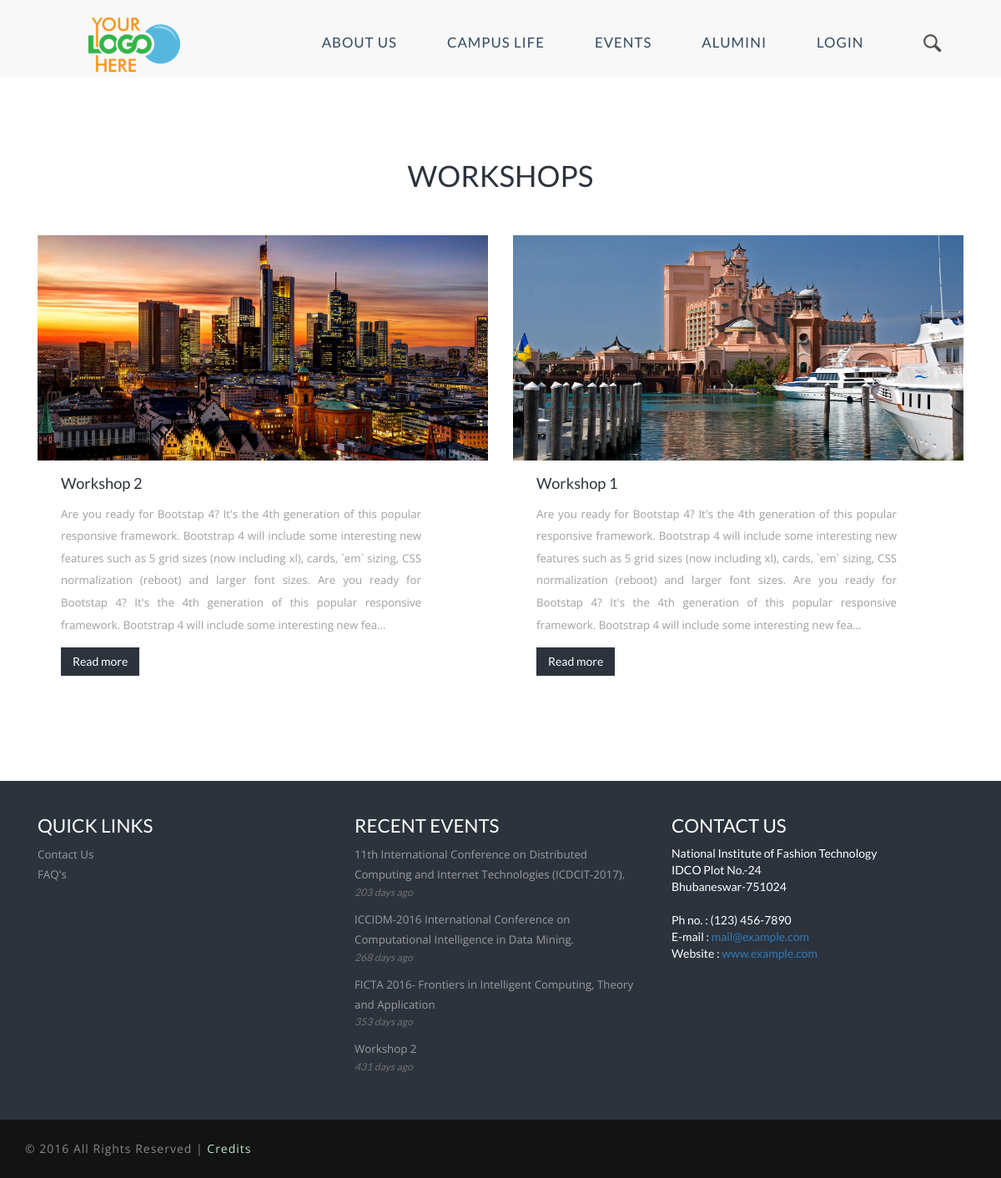
Screenshot of /workshop.php with the database file from the repository.
### tables this page shows
CREATE TABLE IF NOT EXISTS `event` (
  `id` int(5) NOT NULL AUTO_INCREMENT,
  `type` varchar(20) NOT NULL,
  `Title` varchar(1000) NOT NULL,
  `Link` varchar(500) NOT NULL,
  `Description` text NOT NULL,
  `Image` varchar(1000) NOT NULL,
  `Date` varchar(100) NOT NULL,
  `Fb_Link` varchar(500) NOT NULL,
  `Tw_Link` varchar(500) NOT NULL,
  `Visibility` tinyint(1) NOT NULL,
  PRIMARY KEY (`id`),
  UNIQUE KEY `id` (`id`)
);

### admin_panel/php/configure.php (called while the page is built, shortened)
<?php
include 'connect.php';
$Date = date('Y-m-d');
$rec_events = $con->prepare("SELECT * FROM event
                            WHERE datediff(now(), Date) > 0
                            AND Visibility = 1
                            ORDER BY id DESC LIMIT 4" );
		         $rec_events->execute();
?>

### admin_panel/php/intialize.php (called while the page is built, shortened)
<?php
    require('configure.php');
    ?>

### workshop.php (the view, shortened to what this page needs)
<?php
include 'admin_panel/php/intialize.php';
$result = $con->prepare("SELECT * FROM event WHERE type='workshop' AND Visibility = 1 ORDER BY id DESC");
                                        $result->execute();
?>
<!DOCTYPE html>
<html>
<head>
    <link href="css/bootstrap.css" rel='stylesheet' type='text/css' />
    <link href="css/style.css" rel="stylesheet" type="text/css" media="all" />
</head>
<body>
        <?php
            require 'navbar.php';
        ?>
                <div class="content">
                  <div class="blog">
                     <div class="container">
                      <h2 class="heading text-center">Workshops</h2>
                      <div class="single-inline">
                      <?php for($i=0; $row = $result->fetch(); $i++){?>
                        <div class="col-md-6 blog-to">
                        <?php if($row['Image']!=null) { ?>
                          <a><img style="width:550px; height:270px;" class="img-responsive sin-on" src="<?php echo $row['Image']; ?>" alt="" /></a>
                          <?php } ?>
                          <div class="blog-top">
                           <div class="top-blog">
                            <a class="fast" href="<?php echo $row['Link']; ?>"><?php echo $row['Title']; ?></a>
                            <p align="justify" class="sed">
                             <?php
                             echo substr($row['Description'], 0, 400). '...';
                             ?>
                            </p>
                            <a  href="<?php echo $row['Link']; ?>" class="more">Read more<span> </span></a>
                        </div>
                        <div class="clearfix"> </div>
                    </div>
                </div>
               <?php }?>
    </div>
</div>
</div>
</div>
<div class="content">
                    <?php
                    require 'footer.php';
                    ?>
            </body>
            </html>

### footer.php (shortened to what this page needs)
<div class="footer">
	<div class="footer-top">
		<div class="container">
			<div class="col-md-4 footer-grid">
				<h5>Quick Links</h5>
				<p><a href="contact.php" target="_blank">Contact Us</a></p>
                             <p><a href="faq.php" target="_blank">FAQ's</a></p>
                         </div>
                         <div class="col-md-4 footer-grid">
                            <h5>Recent Events </h5>
                            <?php for($i=0; $row_events=$rec_events->fetch(); $i++){ ?>
                            <p><a href="<?php echo $row_events['type'];?>.php?id=<?php echo $row_events['id']; ?>"><?php echo $row_events['Title']; ?></a></p>
                            <span>
                               <?php
                                                    $date1=date_create($Date);
                                                    $date2=date_create($row_events['Date']);
                                                    $diff=date_diff($date1,$date2);
                                                    echo $diff->format("%a days ago"); ?>
                                                </span>
                                                <?php } ?>
                                            </div>
                                            <font color="#ffffff">
                                            	<div class="col-md-4 footer-grid">
                                            		<h5>Contact Us</h5>
                                            		National Institute of Fashion Technology<br>
                                            		IDCO Plot No.-24<br>
                                            		Bhubaneswar-751024<br>
                                            		<br>
                                            		Ph no. : (123) 456-7890 <br>
                                            		E-mail : <a href="mailto:info@example.com">mail@example.com</a><br>
                                            		Website : <a href="index.php">www.example.com</a>
                                            	</div>
                                            </font>
                                        </div>
                                    </div>
                                </div>
                                <div class="footer-bottom">
                                	<div class="container">
                                		<div class="copyrights text-center">
                                			<p>© 2016 All Rights Reserved | <a href="credits.php">Credits</a></p>
                                		</div>
                                		<div class="clearfix"></div>
                                	</div>
                                </div>
                            </div>

### css/style.css (style rules this page uses)
body { padding:0; margin:0; font-family: 'Lato-Regular'; background:#fff; color: #1e1e1e; }
body a { transition:0.5s all -webkit-transition:0.5s all; -moz-transition:0.5s all; -o-transition:0.5s all; -ms-transition:0.5s all; }
h1,h2,h3,h4,h5,h6 { margin:0; }
p { margin:0; font-family: 'Open Sans', sans-serif; }
.footer { position: relative; }
.footer:before { content: ''; position: absolute; background-size: 100% 100%; height: 60px; z-index: 9; top: -16.2%; width: 100%; transform: rotate(180deg); -webkit-transform: rotate(180deg); -o-transform: rotate(180deg); -moz-transform: rotate(180deg); -ms-transform: rotate(180deg); }
.footer-top { background:#2c333d; padding:4em 0; }
.footer-grid h5 { font-size: 1.6em; color: #fff; font-weight: 400; text-transform: uppercase; margin-bottom:0.5em; }
.footer-grid p { font-size: 0.95em; line-height: 1.8em; color: #BFBFBF; font-weight: 400; }
.footer-grid p a { color:#9C9C9C; }
.footer-grid span { font-style:italic; color:#737171; font-size:0.875em; display:block; margin-bottom:1em; }
.footer-bottom { background:#131313; padding:1.8em 0; }
.copyrights p { color:#898989; font-size:1em; font-weight:400; letter-spacing: 1px; }
.copyrights p a { color:#BFE7CD; }
.copyrights { float: left; }
h2.heading { margin: 0 0px 0.3em 0; color: #2C333D; font-size: 2.5em; text-transform: uppercase; }
.grid_5 h1, h2, h3, h4, h5, h6 { padding: 12px 0; padding: 0; }
.blog { padding: 4em 0; }
.blog-top { padding: .5em 0 2em; }
.blog-to { margin-top: 3em; }
.top-blog { float: left; margin: 0.5em 0em 0em 2em; width: 80%; }
.top-blog p { font-size: .95em; color: #A09F9F; line-height: 2em; padding-top: 4px; }
.top-blog a.fast { text-decoration: none; font-size: 1.3em; color: #2c333d; }
a.more { color: #fff; background: #2c333d; padding: 0.5em 1em; display: inline-block; text-decoration: none; }
p.sed { margin: 0.5em 0 1em; }
@media screen and (max-width: 1366px) { .footer-top { padding: 3em 0; } }
@media screen and (max-width: 1366px) { .footer:before { top: -17.5%; } }
@media screen and (max-width: 1280px) { .about-section,.short-codes,.gallery,.blog,.single-page,.contact-section { padding: 7em 0; } }

### rows the page displays
event: Image (picture), Title "Workshop 2", Description "Are you ready for Bootstap 4? It's the 4th generation of this popular responsive framework. Bootstrap 4 will include some interesting new features such as 5 grid sizes (now including xl), cards, `em` sizing, CSS normalization (reboot) and larger font sizes. Are you ready for Bootstap 4? It's the 4th generation of this popular responsive framework. Bootstrap 4 will include some interesting new fea", Date "431 days ago"
event: Image (picture), Title "Workshop 1", Description "Are you ready for Bootstap 4? It's the 4th generation of this popular responsive framework. Bootstrap 4 will include some interesting new features such as 5 grid sizes (now including xl), cards, `em` sizing, CSS normalization (reboot) and larger font sizes. Are you ready for Bootstap 4? It's the 4th generation of this popular responsive framework. Bootstrap 4 will include some interesting new fea"
event: Title "11th International Conference on Distributed Computing and Internet Technologies (ICDCIT-2017).", Date "203 days ago"
event: Title "ICCIDM-2016 International Conference on Computational Intelligence in Data Mining.", Date "268 days ago"
event: Title "FICTA 2016- Frontiers in Intelligent Computing, Theory and Application", Date "353 days ago"
